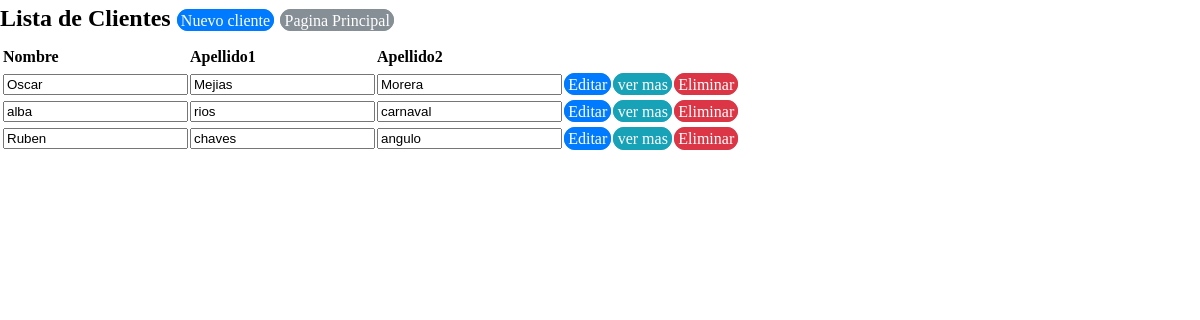
Screenshot of /view/registrocliente/RegistroCliente.php with the database file from the repository.
### tables this page shows
CREATE TABLE `tbclientes` (
  `clienteid` int(20) NOT NULL,
  `personaid` varchar(20) NOT NULL,
  `clientedireccionexacta` varchar(200) NOT NULL,
  `clientedescuento` double NOT NULL,
  `clienteacumulado` int(11) NOT NULL,
  `clienteestado` tinyint(1) NOT NULL,
  `zonaid` varchar(20) NOT NULL
);

CREATE TABLE `tbpersonas` (
  `personaid` int(20) NOT NULL,
  `personanombre` varchar(20) NOT NULL,
  `personaapellido1` varchar(20) NOT NULL,
  `personaapellido2` varchar(20) NOT NULL,
  `personatelefono` int(11) NOT NULL,
  `personacorreo` varchar(50) NOT NULL,
  `zonaid` varchar(20) NOT NULL,
  `personaestado` tinyint(1) NOT NULL
);

### business/clientebusiness/clienteBusiness.php (called while the page is built, shortened)
<?php
class clienteBusiness {
   private $DataCliente;
    public function clienteBusiness() {
        require_once '../../data/datacliente/DataCliente.php';
        $this->DataCliente= new DataCliente();
    }
    public function mostrarClientes() {
        return $this->DataCliente->mostrarClientes();
    }
}
?>

### data/datacliente/DataCliente.php (called while the page is built, shortened)
<?php
class DataCliente {
        private $conexion;
    function DataCliente() {
        include_once '../../data/dbconexion/Conexion.php';
        $this->conexion = new Conexion();
    }
    public function mostrarClientes() {
        if ($this->conexion->crearConexion()->set_charset('utf8')) {
            $array = array();
            $mostrarclientes = $this->conexion->crearConexion()->query("SELECT *
                FROM tbclientes e
                INNER JOIN tbpersonas p ON e.personaid= p.personaid
                INNER JOIN tbzonas z ON p.zonaid= z.zonaid
                WHERE e.personaid=p.personaid AND e.clienteestado=1;");
            $this->conexion->cerrarConexion();
            while ($resultado = $mostrarclientes->fetch_assoc()) {
                array_push($array, $resultado);
            }
            return $array;
        }
    }
}
?>

### data/dbconexion/Conexion.php (called while the page is built, shortened)
<?php
class Conexion {
    private $server;
    private $user;
    private $password;
    private $dbname;
    function Conexion(){
        $this->server = "localhost";
        $this->user = "root";
        $this->password = "";
        $this->dbname = "bdexpressdjb";
    }
    function crearConexion(){
        $this->conexion  = mysqli_connect($this->server,$this->user,$this->password,$this->dbname);
        return $this->conexion;
    }
}

### view/registrocliente/RegistroCliente.php (the view, shortened to what this page needs)
<!DOCTYPE html>
<head>
    <link rel="stylesheet" href="../../css/estilo.css">
    <?php
    include '../../business/clientebusiness/clienteBusiness.php';
    ?>
</head>
<body>
    <?php
    $clienteBusiness = new clienteBusiness();
    $allBusiness = $clienteBusiness->mostrarClientes();
    ?>
    <h2>
        Lista de Clientes
        <a href="?action=registrar" class="btn btn-primary"> Nuevo cliente</a>
        <a href="../ventanaprincipalview/VentanaPrincipalView.php" class="btn btn-secondary">Pagina Principal</a>
    </h2>
    <form  action="RegistroCliente.php" method="Post">
        <table>
            <thead>
                <tr><th></th>
                    <th>Nombre</th>
                    <th >Apellido1</th>
                    <th >Apellido2</th>
                </tr>
            </thead>
            <?php foreach ($allBusiness as $current): ?>
                <tr>
                    <th><input type="hidden" name="clienteid" class="clienteid" value="<?php echo $current['clienteid']; ?>"/> </th>
                    <th><input type="text" name="personanombre" class="personanombre" value="<?php echo $current['personanombre']; ?>"/> </th>
                    <th><input type="text" name="personaapellido1" class="personaapellido1" value="<?php echo $current['personaapellido1']; ?>"/> </th>
                    <th><input type="text" name="personaapellido2" class="personaapellido2" value="<?php echo $current['personaapellido2']; ?>"/> </th>
                    <td><a href="?action=editar&id=<?php echo $current['clienteid']; ?> " class="btn btn-primary">Editar</a></td>
                    <td><a href="?action=ver&id=<?php echo $current['clienteid']; ?> "class="btn btn-info">ver mas</a></td>
                    <td><a href="?action=eliminar&id=<?php echo $current['clienteid']; ?> "class="btn btn-danger">Eliminar</a></td>
                </tr>
            <?php endforeach ?>
        </table>
    </form>
</body>
</html>

### css/estilo.css (style rules this page uses)
body { margin: 0; font-family: verdana; font-size: 1rem; font-weight: normal; line-height: 1.5; color: black; background-color: window; }
h1, h2, h3, h4, h5, h6 { margin-top: 0; margin-bottom: .5rem; }
a { color: blue; text-decoration: none; background-color: transparent; -webkit-text-decoration-skip: objects; }
table { border-collapse: collapse; }
th { text-align: left; }
.btn { font-weight: normal; text-align: center; white-space: nowrap; vertical-align: middle; border: 1px solid transparent; padding: 0.1rem 0.2rem; font-size: 1rem; line-height: 1.5; border-radius: 0.70rem; transition: all 0.15s ease-in-out; }
.btn-primary { color: #fff; background-color: #007bff; border-color: #007bff; }
.btn-secondary { color: #fff; background-color: #868e96; border-color: #868e96; }
.btn-info { color: #fff; background-color: #17a2b8; border-color: #17a2b8; }
.btn-danger { color: #fff; background-color: #dc3545; border-color: #dc3545; }

### rows the page displays
tbclientes: personanombre "Oscar", personaapellido1 "Mejias", personaapellido2 "Morera"
tbclientes: personanombre "alba", personaapellido1 "rios", personaapellido2 "carnaval"
tbclientes: personanombre "Ruben", personaapellido1 "chaves", personaapellido2 "angulo"
